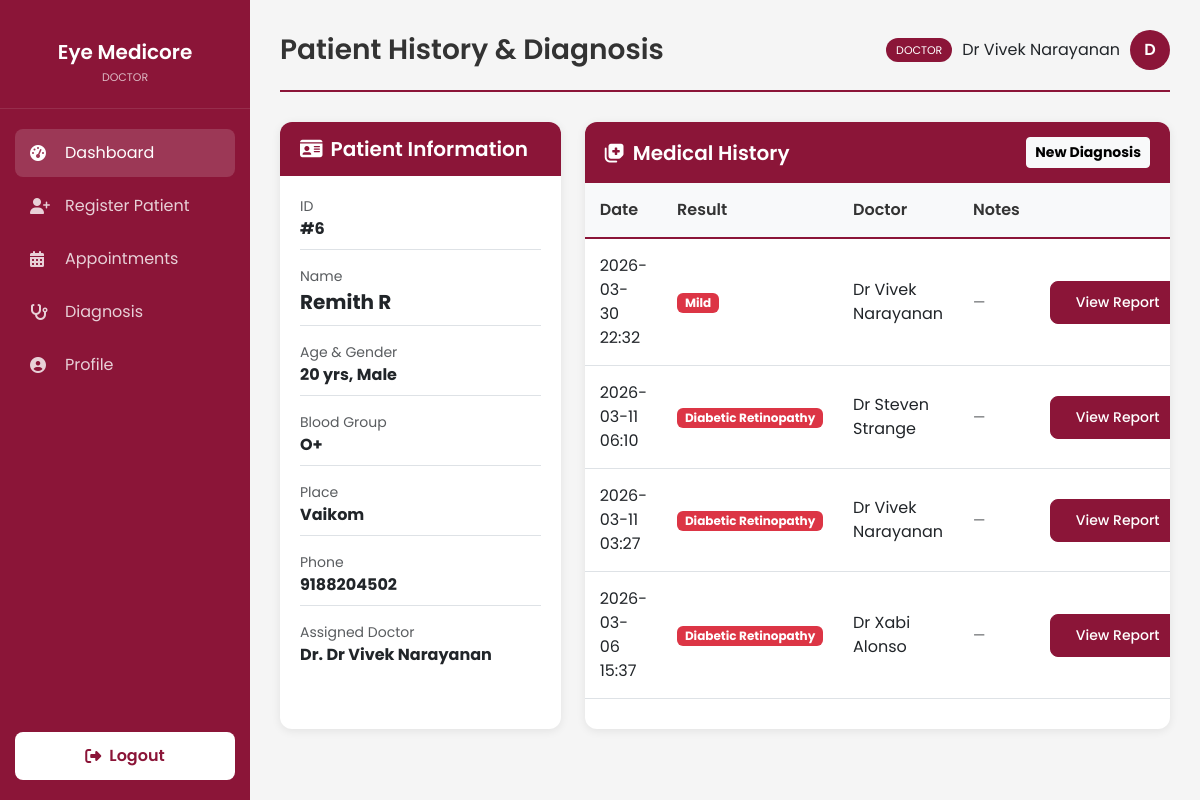
The app's page /patient/6 (signed in) with its own data.
### models.py (models this page shows, shortened)
class User(UserMixin, db.Model):
    id = db.Column(db.Integer, primary_key=True)
    username = db.Column(db.String(100), unique=True, nullable=False)
    password_hash = db.Column(db.String(200), nullable=False)
    role = db.Column(db.String(20), nullable=False, default='staff') # it_expert, doctor, staff
    blood_group = db.Column(db.String(5), nullable=False)
    email = db.Column(db.String(120), unique=True)
    phone_number = db.Column(db.String(20), unique=True)
    account_status = db.Column(db.String(20), default='Active')
    created_at = db.Column(db.DateTime, default=get_local_time)
    last_login = db.Column(db.DateTime)
    otp_secret = db.Column(db.String(6))
    otp_expiry = db.Column(db.DateTime)
    doctor_id = db.Column(db.Integer, db.ForeignKey('user.id'), nullable=True)
    doctor = db.relationship('User', remote_side=[id], backref='staff_members')

class Patient(db.Model):
    id = db.Column(db.Integer, primary_key=True)
    name = db.Column(db.String(100), nullable=False)
    age = db.Column(db.Integer, nullable=False)
    gender = db.Column(db.String(10), nullable=False)
    blood_group = db.Column(db.String(5), nullable=False)
    place = db.Column(db.String(100), nullable=False)
    phone = db.Column(db.String(20), nullable=False, unique=True)
    created_at = db.Column(db.DateTime, default=get_local_time)
    doctor_id = db.Column(db.Integer, db.ForeignKey('user.id', name='fk_patient_doctor_id'), nullable=True)
    staff_id = db.Column(db.Integer, db.ForeignKey('user.id', name='fk_patient_staff_id'), nullable=True)
    diagnoses = db.relationship('Diagnosis', backref='patient', lazy=True)
    doctor = db.relationship('User', foreign_keys=[doctor_id], backref=db.backref('assigned_patients', lazy=True))
    staff = db.relationship('User', foreign_keys=[staff_id], backref=db.backref('registered_patients', lazy=True))

class Diagnosis(db.Model):
    id = db.Column(db.Integer, primary_key=True)
    patient_id = db.Column(db.Integer, db.ForeignKey('patient.id'), nullable=False)
    doctor_id = db.Column(db.Integer, db.ForeignKey('user.id'))
    disease = db.Column(db.String(50), nullable=False)
    probability = db.Column(db.Float, nullable=False)
    image_path = db.Column(db.String(200), nullable=False)
    date = db.Column(db.DateTime, default=get_local_time)
    notes = db.Column(db.Text)
    doctor = db.relationship('User', backref=db.backref('diagnoses', lazy=True))

### app.py (the view)
@app.route('/patient/<int:patient_id>', methods=['GET'])
@login_required
def patient_dashboard(patient_id):
    if current_user.role not in ['staff', 'doctor', 'it_expert']:
        flash('Unauthorized', 'danger')
        return redirect(url_for('index'))
    patient = Patient.query.get_or_404(patient_id)
    if current_user.role == 'staff' and patient.doctor_id != current_user.doctor_id:
        flash('Unauthorized to view this patient.', 'danger')
        return redirect(url_for('dashboard'))
    if current_user.role == 'doctor' and patient.doctor_id != current_user.id:
        flash('Unauthorized to view this patient.', 'danger')
        return redirect(url_for('dashboard'))
    return render_template('patient_dashboard.html', patient=patient)

### app.py (called while the page is built)
@login_manager.user_loader
def load_user(user_id):
    return User.query.get(int(user_id))

### templates/patient_dashboard.html (shortened to what this page needs)
{% extends "base_dashboard.html" %}
{% block page_title %}Patient History & Diagnosis{% endblock %}
{% block content %}
<div class="row">
    <div class="col-md-4">
        <div class="card h-100">
            <div class="card-header">
                <h5><i class="fas fa-id-card me-2"></i>Patient Information</h5>
            </div>
            <div class="card-body">
                <div class="mb-3 border-bottom pb-2">
                    <div class="text-muted small">ID</div>
                    <div class="fw-bold">#{{ patient.id }}</div>
                </div>
                <div class="mb-3 border-bottom pb-2">
                    <div class="text-muted small">Name</div>
                    <div class="fw-bold fs-5">{{ patient.name }}</div>
                </div>
                <div class="mb-3 border-bottom pb-2">
                    <div class="text-muted small">Age & Gender</div>
                    <div class="fw-bold">{{ patient.age }} yrs, {{ patient.gender }}</div>
                </div>
                <div class="mb-3 border-bottom pb-2">
                    <div class="text-muted small">Blood Group</div>
                    <div class="fw-bold">{{ patient.blood_group if patient.blood_group else 'N/A' }}</div>
                </div>
                <div class="mb-3 border-bottom pb-2">
                    <div class="text-muted small">Place</div>
                    <div class="fw-bold">{{ patient.place }}</div>
                </div>
                <div class="mb-3 border-bottom pb-2">
                    <div class="text-muted small">Phone</div>
                    <div class="fw-bold">{{ patient.phone }}</div>
                </div>
                <div class="mb-0">
                    <div class="text-muted small">Assigned Doctor</div>
                    <div class="fw-bold">
                        {% if patient.doctor %}
                        Dr. {{ patient.doctor.username }}
                        {% else %}
                        <span class="text-muted">Not Assigned</span>
                        {% endif %}
                    </div>
                </div>
            </div>
        </div>
    </div>
    <div class="col-md-8">
        <div class="card h-100">
            <div class="card-header d-flex flex-wrap justify-content-between align-items-center gap-2">
                <h5 class="mb-0"><i class="fas fa-notes-medical me-2"></i>Medical History</h5>
                <div class="d-flex flex-wrap gap-2 align-items-center">
                    {% if current_user.role == 'doctor' %}
                    <button class="btn btn-sm btn-light text-maroon fw-bold" data-bs-toggle="modal"
                        data-bs-target="#diagnosisModal">
                        New Diagnosis
                    </button>
                    {% endif %}
                </div>
            </div>
            <div class="card-body p-0">
                <div class="table-responsive">
                    <table class="table mb-0">
                        <thead>
                            <tr>
                                <th>Date</th>
                                <th>Result</th>
                                <th>Doctor</th>
                                <th>Notes</th>
                                <th></th>
                            </tr>
                        </thead>
                        <tbody>
                            {% for diagnosis in patient.diagnoses|sort(attribute='id', reverse=True) %}
                            <tr>
                                <td>{{ diagnosis.date.strftime('%Y-%m-%d %H:%M') if diagnosis.date else 'N/A' }}</td>
                                <td><span
                                        class="badge bg-{{ 'success' if 'Normal' in diagnosis.disease else 'danger' }}">{{
                                        diagnosis.disease }}</span></td>
                                <td>{{ diagnosis.doctor.username if diagnosis.doctor else 'N/A' }}</td>
                                <td class="small" style="max-width: 180px;">{% if diagnosis.notes %}<span style="white-space: pre-wrap;">{{ diagnosis.notes }}</span>{% else %}<span class="text-muted">—</span>{% endif %}</td>
                                <td class="text-nowrap">
                                    <a href="{{ url_for('diagnosis_report', id=diagnosis.id) }}" class="btn btn-sm btn-primary">View Report</a>
                                </td>
                            </tr>
                            {% else %}
                            <tr>
                                <td colspan="6" class="text-center py-5 text-muted">No diagnosis history found.</td>
                            </tr>
                            {% endfor %}
                        </tbody>
                    </table>
                </div>
            </div>
        </div>
    </div>
</div>
{% endblock %}

### templates/base_dashboard.html (shortened to what this page needs)
<!DOCTYPE html>
<html lang="en">
<head>
    <link href="https://cdnjs.cloudflare.com/ajax/libs/font-awesome/6.4.0/css/all.min.css" rel="stylesheet">
    <link href="https://cdn.jsdelivr.net/npm/bootstrap@5.3.0/dist/css/bootstrap.min.css" rel="stylesheet">
</head>
<body>
    <div class="sidebar">
        <div class="sidebar-brand">
            <h2>Eye Medicore</h2>
            <small>{{ current_user.role|replace('_', ' ')|title }}</small>
        </div>
        <ul class="sidebar-menu">
            <li><a href="{% if current_user.role == 'it_expert' %}/admin/dashboard{% else %}/dashboard{% endif %}"
                    class="active"><i class="fas fa-tachometer-alt"></i> Dashboard</a></li>
            {% if current_user.role in ['doctor', 'staff'] %}
            <li><a href="/register"><i class="fas fa-user-plus"></i> Register Patient</a></li>
            <li><a href="/appointments"><i class="fas fa-calendar-alt"></i> Appointments</a></li>
            {% endif %}
            {% if current_user.role == 'doctor' %}
            <li><a href="/diagnosis/patients"><i class="fas fa-stethoscope"></i> Diagnosis</a></li>
            {% endif %}
            <li><a href="/profile"><i class="fas fa-user-circle"></i> Profile</a></li>
        </ul>
        <div class="sidebar-footer">
            <a href="/logout" class="logout-btn" data-confirm="Are you sure you want to logout?">
                <i class="fas fa-sign-out-alt"></i> Logout
            </a>
        </div>
    </div>
    <div class="main-content">
        <div class="page-header">
            <h1>{% block page_title %}Dashboard{% endblock %}</h1>
            <div class="user-info">
                <span class="role-badge">{{ current_user.role|replace('_', ' ') }}</span>
                <span>{{ current_user.username }}</span>
                <div class="avatar">{{ current_user.username[0]|upper }}</div>
            </div>
        </div>
        {% block content %}{% endblock %}
    </div>
</body>
</html>

### records on screen
User: role "DOCTOR", username "Dr Vivek Narayanan", username "D", doctor.username "Dr Vivek Narayanan"
Patient: id "6", name "Remith R", age "20", gender "Male", blood_group "O+", place "Vaikom", phone "9188204502"
Diagnosis: date "2026-03-30 22:32", disease "Mild", doctor "Dr Vivek Narayanan"
Diagnosis: date "2026-03-11 06:10", disease "Diabetic Retinopathy", doctor "Dr Steven Strange"
Diagnosis: date "2026-03-11 03:27", disease "Diabetic Retinopathy", doctor "Dr Vivek Narayanan"
Diagnosis: date "2026-03-06 15:37", disease "Diabetic Retinopathy", doctor "Dr Xabi Alonso"
